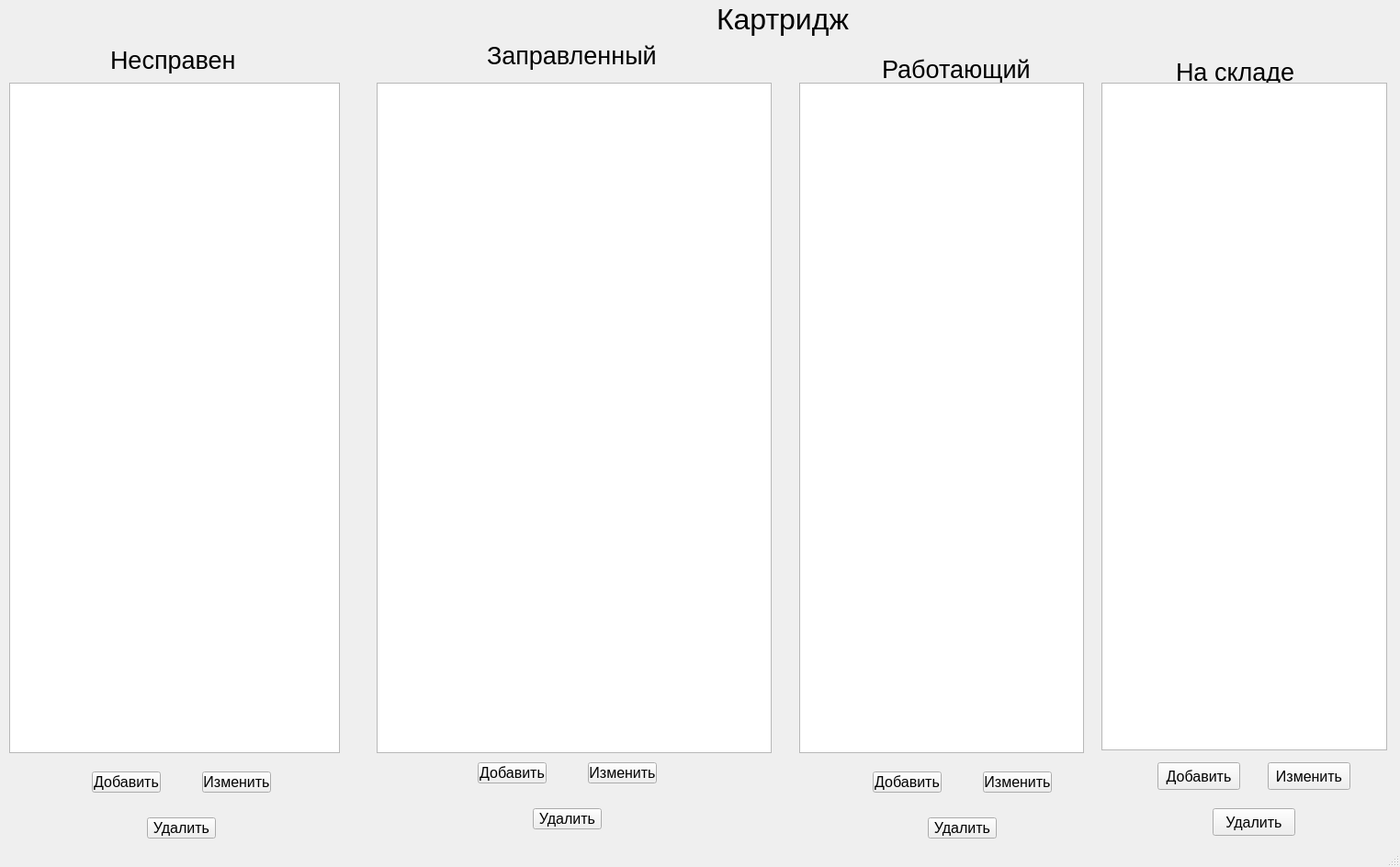
<?xml version="1.0" encoding="UTF-8"?>
<ui version="4.0">
 <class>MainWindow</class>
 <widget class="QMainWindow" name="MainWindow">
  <property name="geometry">
   <rect>
    <x>0</x>
    <y>0</y>
    <width>1524</width>
    <height>944</height>
   </rect>
  </property>
  <property name="windowTitle">
   <string>MainWindow</string>
  </property>
  <widget class="QWidget" name="centralwidget">
   <widget class="QPushButton" name="pb_add_defective">
    <property name="geometry">
     <rect>
      <x>100</x>
      <y>840</y>
      <width>75</width>
      <height>23</height>
     </rect>
    </property>
    <property name="font">
     <font>
      <pointsize>12</pointsize>
     </font>
    </property>
    <property name="text">
     <string>Добавить</string>
    </property>
   </widget>
   <widget class="QPushButton" name="pb_chance_defective">
    <property name="geometry">
     <rect>
      <x>220</x>
      <y>840</y>
      <width>75</width>
      <height>23</height>
     </rect>
    </property>
    <property name="font">
     <font>
      <pointsize>12</pointsize>
     </font>
    </property>
    <property name="text">
     <string>Изменить</string>
    </property>
   </widget>
   <widget class="QPushButton" name="pb_delete_defective">
    <property name="geometry">
     <rect>
      <x>160</x>
      <y>890</y>
      <width>75</width>
      <height>23</height>
     </rect>
    </property>
    <property name="font">
     <font>
      <pointsize>12</pointsize>
     </font>
    </property>
    <property name="text">
     <string>Удалить</string>
    </property>
   </widget>
   <widget class="QTableView" name="tableView_defective">
    <property name="geometry">
     <rect>
      <x>10</x>
      <y>90</y>
      <width>360</width>
      <height>730</height>
     </rect>
    </property>
   </widget>
   <widget class="QLabel" name="label">
    <property name="geometry">
     <rect>
      <x>780</x>
      <y>0</y>
      <width>171</width>
      <height>41</height>
     </rect>
    </property>
    <property name="font">
     <font>
      <pointsize>24</pointsize>
     </font>
    </property>
    <property name="text">
     <string>Картридж</string>
    </property>
   </widget>
   <widget class="QLabel" name="label_2">
    <property name="geometry">
     <rect>
      <x>120</x>
      <y>50</y>
      <width>170</width>
      <height>30</height>
     </rect>
    </property>
    <property name="font">
     <font>
      <pointsize>20</pointsize>
     </font>
    </property>
    <property name="text">
     <string>Несправен</string>
    </property>
   </widget>
   <widget class="QPushButton" name="pb_add_refueled">
    <property name="geometry">
     <rect>
      <x>520</x>
      <y>830</y>
      <width>75</width>
      <height>23</height>
     </rect>
    </property>
    <property name="font">
     <font>
      <pointsize>12</pointsize>
     </font>
    </property>
    <property name="text">
     <string>Добавить</string>
    </property>
   </widget>
   <widget class="QPushButton" name="pb_chance_refueled">
    <property name="geometry">
     <rect>
      <x>640</x>
      <y>830</y>
      <width>75</width>
      <height>23</height>
     </rect>
    </property>
    <property name="font">
     <font>
      <pointsize>12</pointsize>
     </font>
    </property>
    <property name="text">
     <string>Изменить</string>
    </property>
   </widget>
   <widget class="QPushButton" name="pb_delete_refueled">
    <property name="geometry">
     <rect>
      <x>580</x>
      <y>880</y>
      <width>75</width>
      <height>23</height>
     </rect>
    </property>
    <property name="font">
     <font>
      <pointsize>12</pointsize>
     </font>
    </property>
    <property name="text">
     <string>Удалить</string>
    </property>
   </widget>
   <widget class="QTableView" name="tableView_refueled">
    <property name="geometry">
     <rect>
      <x>410</x>
      <y>90</y>
      <width>430</width>
      <height>730</height>
     </rect>
    </property>
   </widget>
   <widget class="QLabel" name="label_3">
    <property name="geometry">
     <rect>
      <x>530</x>
      <y>40</y>
      <width>190</width>
      <height>40</height>
     </rect>
    </property>
    <property name="font">
     <font>
      <pointsize>20</pointsize>
     </font>
    </property>
    <property name="text">
     <string>Заправленный </string>
    </property>
   </widget>
   <widget class="QLabel" name="label_4">
    <property name="geometry">
     <rect>
      <x>960</x>
      <y>60</y>
      <width>170</width>
      <height>30</height>
     </rect>
    </property>
    <property name="font">
     <font>
      <pointsize>20</pointsize>
     </font>
    </property>
    <property name="text">
     <string>Работающий </string>
    </property>
   </widget>
   <widget class="QTableView" name="tableView_working">
    <property name="geometry">
     <rect>
      <x>870</x>
      <y>90</y>
      <width>310</width>
      <height>730</height>
     </rect>
    </property>
   </widget>
   <widget class="QPushButton" name="pb_add_working">
    <property name="geometry">
     <rect>
      <x>950</x>
      <y>840</y>
      <width>75</width>
      <height>23</height>
     </rect>
    </property>
    <property name="font">
     <font>
      <pointsize>12</pointsize>
     </font>
    </property>
    <property name="text">
     <string>Добавить</string>
    </property>
   </widget>
   <widget class="QPushButton" name="pushButton_chance_working">
    <property name="geometry">
     <rect>
      <x>1070</x>
      <y>840</y>
      <width>75</width>
      <height>23</height>
     </rect>
    </property>
    <property name="font">
     <font>
      <pointsize>12</pointsize>
     </font>
    </property>
    <property name="text">
     <string>Изменить</string>
    </property>
   </widget>
   <widget class="QPushButton" name="pushButton_delete_working">
    <property name="geometry">
     <rect>
      <x>1010</x>
      <y>890</y>
      <width>75</width>
      <height>23</height>
     </rect>
    </property>
    <property name="font">
     <font>
      <pointsize>12</pointsize>
     </font>
    </property>
    <property name="text">
     <string>Удалить</string>
    </property>
   </widget>
   <widget class="QLabel" name="label_5">
    <property name="geometry">
     <rect>
      <x>1280</x>
      <y>60</y>
      <width>145</width>
      <height>37</height>
     </rect>
    </property>
    <property name="font">
     <font>
      <pointsize>20</pointsize>
     </font>
    </property>
    <property name="text">
     <string>На складе</string>
    </property>
   </widget>
   <widget class="QTableView" name="tableView_on_clade">
    <property name="geometry">
     <rect>
      <x>1199</x>
      <y>90</y>
      <width>311</width>
      <height>727</height>
     </rect>
    </property>
   </widget>
   <widget class="QPushButton" name="pushButton_add_on_clade">
    <property name="geometry">
     <rect>
      <x>1260</x>
      <y>830</y>
      <width>90</width>
      <height>30</height>
     </rect>
    </property>
    <property name="font">
     <font>
      <pointsize>12</pointsize>
     </font>
    </property>
    <property name="text">
     <string>Добавить</string>
    </property>
   </widget>
   <widget class="QPushButton" name="pushButton_delete_on_clade">
    <property name="geometry">
     <rect>
      <x>1320</x>
      <y>880</y>
      <width>90</width>
      <height>30</height>
     </rect>
    </property>
    <property name="font">
     <font>
      <pointsize>12</pointsize>
     </font>
    </property>
    <property name="text">
     <string>Удалить</string>
    </property>
   </widget>
   <widget class="QPushButton" name="pushButton_chance_on_clade">
    <property name="geometry">
     <rect>
      <x>1380</x>
      <y>830</y>
      <width>90</width>
      <height>30</height>
     </rect>
    </property>
    <property name="font">
     <font>
      <pointsize>12</pointsize>
     </font>
    </property>
    <property name="text">
     <string>Изменить</string>
    </property>
   </widget>
  </widget>
  <widget class="QStatusBar" name="statusbar"/>
 </widget>
 <resources/>
 <connections/>
</ui>
